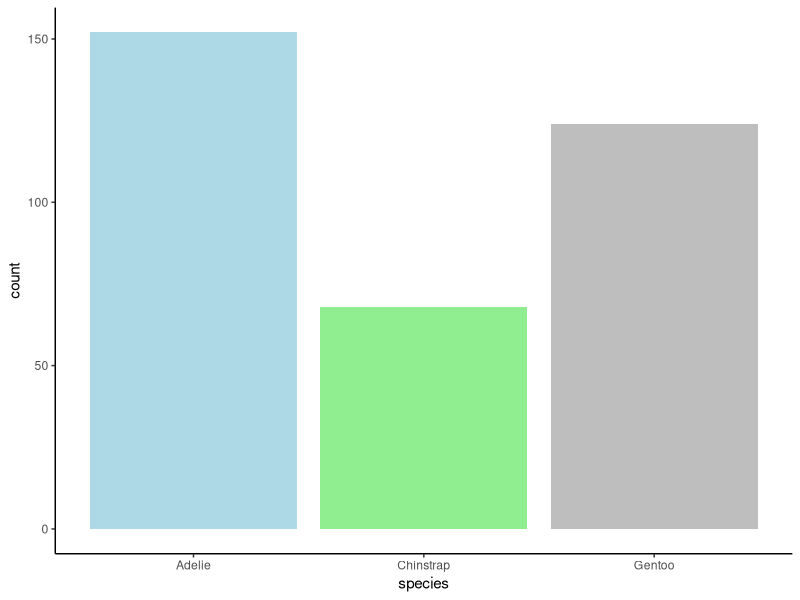
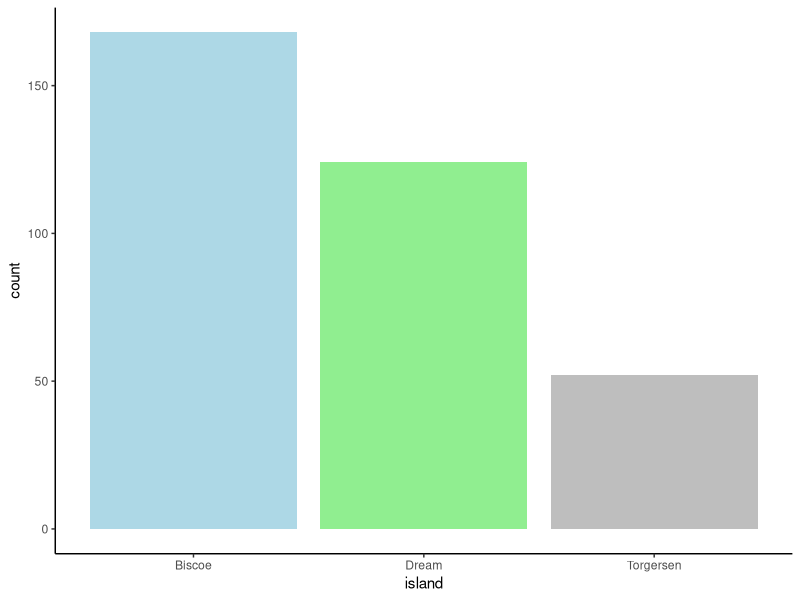
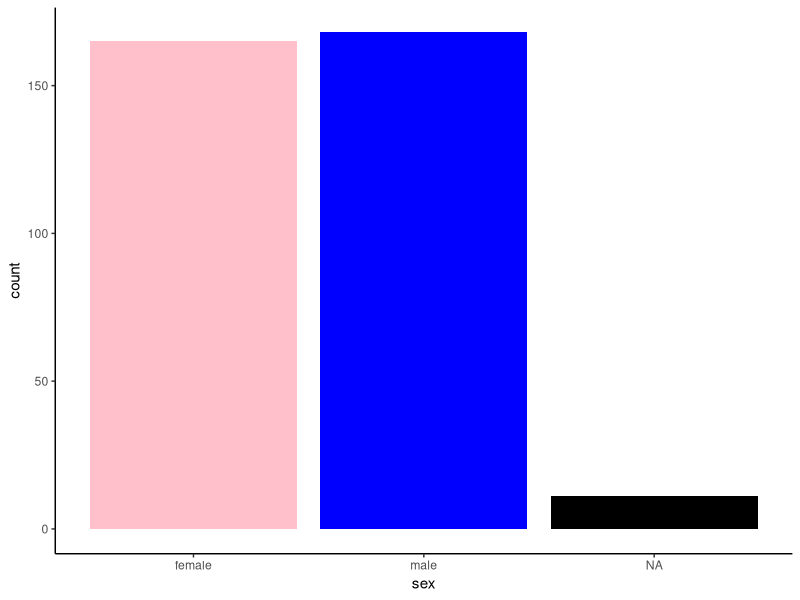
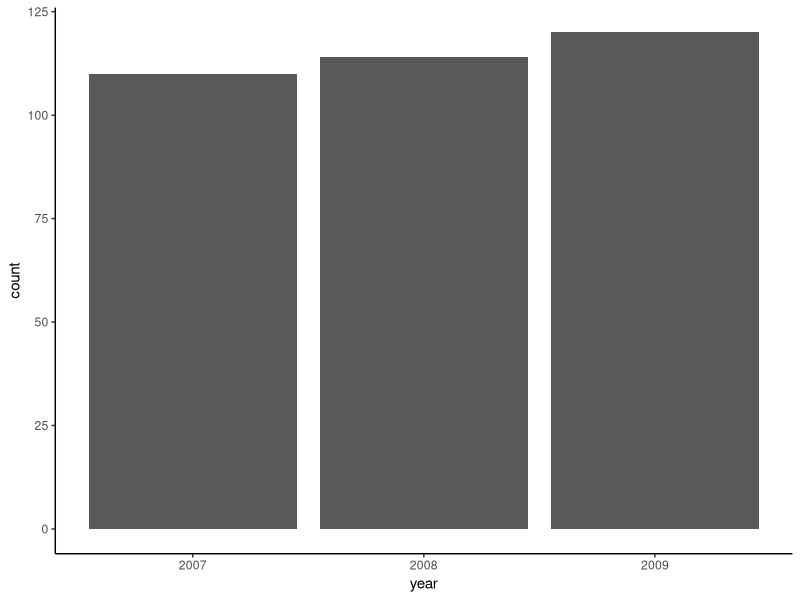
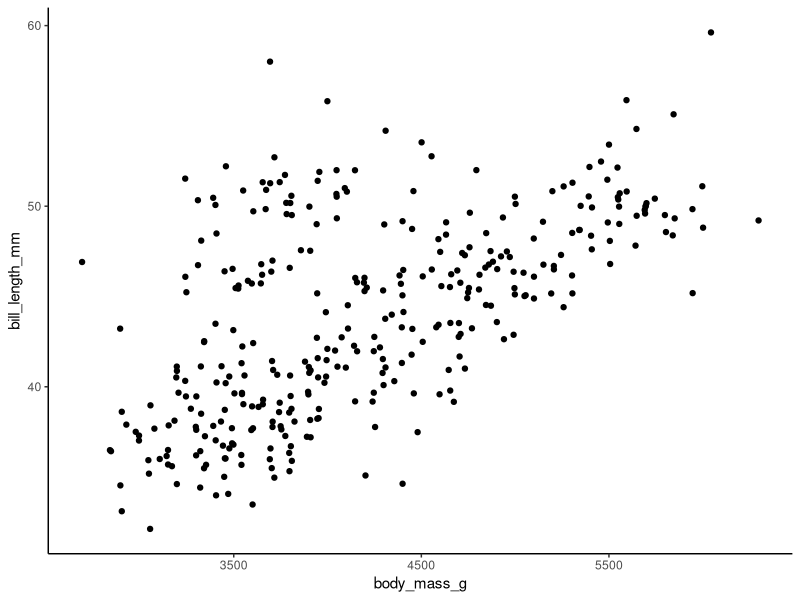
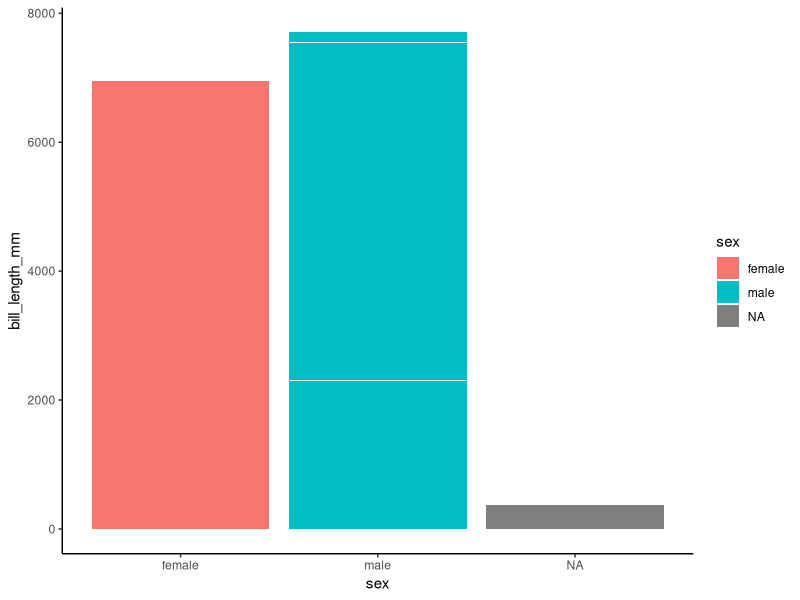

Reproduce these figures in R, in order.
## ---- chunk 1
knitr::opts_chunk$set(echo = TRUE)
library(palmerpenguins)
library(dplyr)
library(ggplot2)
library(kableExtra)
dat <- palmerpenguins::penguins
## ---- chunk 2

ggplot(data = dat, aes(x = species))+
  geom_bar(fill = c("light blue", "light green", "gray"))+
  theme_classic()

ggplot(data = dat, aes(x = island))+
  geom_bar(fill = c("light blue", "light green", "gray"))+
  theme_classic()

ggplot(data = dat, aes(x = sex))+
  geom_bar(fill = c("pink", "blue", "black"))+
  theme_classic()

ggplot(data = dat, aes(x = year))+
  geom_bar()+
  theme_classic()

ggplot(data = dat, aes(x = body_mass_g, y = bill_length_mm))+
  geom_jitter()+
  theme_classic()


ggplot(data = dat, aes(x = sex, y = bill_length_mm))+
  geom_col(aes(fill = sex))+
  theme_classic()

## ---- chunk 3
